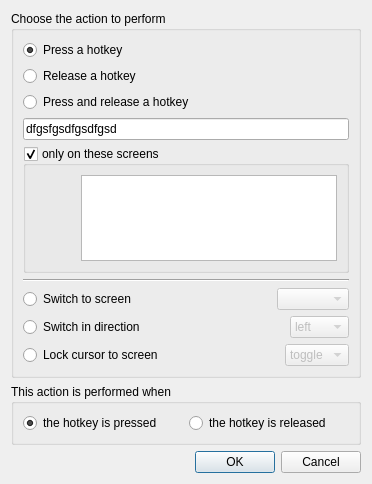
<ui version="4.0" >
 <class>ActionDialogBase</class>
 <widget class="QDialog" name="ActionDialogBase" >
  <property name="geometry" >
   <rect>
    <x>0</x>
    <y>0</y>
    <width>372</width>
    <height>484</height>
   </rect>
  </property>
  <property name="windowTitle" >
   <string>Configure action</string>
  </property>
  <layout class="QVBoxLayout" >
   <item>
    <widget class="QGroupBox" name="m_pGroupType" >
     <property name="title" >
      <string>Choose the action to perform</string>
     </property>
     <layout class="QVBoxLayout" >
      <item>
       <widget class="QRadioButton" name="m_pRadioPress" >
        <property name="text" >
         <string>Press a hotkey</string>
        </property>
        <property name="checked" >
         <bool>true</bool>
        </property>
       </widget>
      </item>
      <item>
       <widget class="QRadioButton" name="m_pRadioRelease" >
        <property name="text" >
         <string>Release a hotkey</string>
        </property>
       </widget>
      </item>
      <item>
       <widget class="QRadioButton" name="m_pRadioPressAndRelease" >
        <property name="text" >
         <string>Press and release a hotkey</string>
        </property>
       </widget>
      </item>
      <item>
       <widget class="KeySequenceWidget" name="m_pKeySequenceWidgetHotkey" >
        <property name="sizePolicy" >
         <sizepolicy vsizetype="Fixed" hsizetype="Expanding" >
          <horstretch>1</horstretch>
          <verstretch>0</verstretch>
         </sizepolicy>
        </property>
        <property name="minimumSize" >
         <size>
          <width>256</width>
          <height>0</height>
         </size>
        </property>
        <property name="text" >
         <string>dfgsfgsdfgsdfgsd</string>
        </property>
       </widget>
      </item>
      <item>
       <widget class="QGroupBox" name="m_pGroupBoxScreens" >
        <property name="title" >
         <string>only on these screens</string>
        </property>
        <property name="flat" >
         <bool>true</bool>
        </property>
        <property name="checkable" >
         <bool>true</bool>
        </property>
        <layout class="QHBoxLayout" >
         <item>
          <spacer>
           <property name="orientation" >
            <enum>Qt::Horizontal</enum>
           </property>
           <property name="sizeHint" >
            <size>
             <width>40</width>
             <height>20</height>
            </size>
           </property>
          </spacer>
         </item>
         <item>
          <widget class="QListWidget" name="m_pListScreens" >
           <property name="minimumSize" >
            <size>
             <width>128</width>
             <height>64</height>
            </size>
           </property>
           <property name="selectionMode" >
            <enum>QAbstractItemView::ExtendedSelection</enum>
           </property>
          </widget>
         </item>
        </layout>
       </widget>
      </item>
      <item>
       <widget class="Line" name="line" >
        <property name="orientation" >
         <enum>Qt::Horizontal</enum>
        </property>
       </widget>
      </item>
      <item>
       <layout class="QHBoxLayout" >
        <item>
         <widget class="QRadioButton" name="m_pRadioSwitchToScreen" >
          <property name="text" >
           <string>Switch to screen</string>
          </property>
         </widget>
        </item>
        <item>
         <spacer>
          <property name="orientation" >
           <enum>Qt::Horizontal</enum>
          </property>
          <property name="sizeHint" >
           <size>
            <width>40</width>
            <height>20</height>
           </size>
          </property>
         </spacer>
        </item>
        <item>
         <widget class="QComboBox" name="m_pComboSwitchToScreen" >
          <property name="enabled" >
           <bool>false</bool>
          </property>
         </widget>
        </item>
       </layout>
      </item>
      <item>
       <layout class="QHBoxLayout" >
        <item>
         <widget class="QRadioButton" name="m_pRadioSwitchInDirection" >
          <property name="text" >
           <string>Switch in direction</string>
          </property>
         </widget>
        </item>
        <item>
         <spacer>
          <property name="orientation" >
           <enum>Qt::Horizontal</enum>
          </property>
          <property name="sizeHint" >
           <size>
            <width>40</width>
            <height>20</height>
           </size>
          </property>
         </spacer>
        </item>
        <item>
         <widget class="QComboBox" name="m_pComboSwitchInDirection" >
          <property name="enabled" >
           <bool>false</bool>
          </property>
          <item>
           <property name="text" >
            <string>left</string>
           </property>
          </item>
          <item>
           <property name="text" >
            <string>right</string>
           </property>
          </item>
          <item>
           <property name="text" >
            <string>up</string>
           </property>
          </item>
          <item>
           <property name="text" >
            <string>down</string>
           </property>
          </item>
         </widget>
        </item>
       </layout>
      </item>
      <item>
       <layout class="QHBoxLayout" >
        <item>
         <widget class="QRadioButton" name="m_pRadioLockCursorToScreen" >
          <property name="text" >
           <string>Lock cursor to screen</string>
          </property>
         </widget>
        </item>
        <item>
         <spacer>
          <property name="orientation" >
           <enum>Qt::Horizontal</enum>
          </property>
          <property name="sizeHint" >
           <size>
            <width>40</width>
            <height>20</height>
           </size>
          </property>
         </spacer>
        </item>
        <item>
         <widget class="QComboBox" name="m_pComboLockCursorToScreen" >
          <property name="enabled" >
           <bool>false</bool>
          </property>
          <item>
           <property name="text" >
            <string>toggle</string>
           </property>
          </item>
          <item>
           <property name="text" >
            <string>on</string>
           </property>
          </item>
          <item>
           <property name="text" >
            <string>off</string>
           </property>
          </item>
         </widget>
        </item>
       </layout>
      </item>
     </layout>
    </widget>
   </item>
   <item>
    <widget class="QGroupBox" name="groupBox_2" >
     <property name="title" >
      <string>This action is performed when</string>
     </property>
     <layout class="QHBoxLayout" >
      <item>
       <widget class="QRadioButton" name="m_pRadioHotkeyPressed" >
        <property name="text" >
         <string>the hotkey is pressed</string>
        </property>
        <property name="checked" >
         <bool>true</bool>
        </property>
       </widget>
      </item>
      <item>
       <widget class="QRadioButton" name="m_pRadioHotkeyReleased" >
        <property name="text" >
         <string>the hotkey is released</string>
        </property>
       </widget>
      </item>
     </layout>
    </widget>
   </item>
   <item>
    <widget class="QDialogButtonBox" name="buttonBox" >
     <property name="orientation" >
      <enum>Qt::Horizontal</enum>
     </property>
     <property name="standardButtons" >
      <set>QDialogButtonBox::Cancel|QDialogButtonBox::NoButton|QDialogButtonBox::Ok</set>
     </property>
    </widget>
   </item>
  </layout>
 </widget>
 <customwidgets>
  <customwidget>
   <class>KeySequenceWidget</class>
   <extends>QLineEdit</extends>
   <header>KeySequenceWidget.h</header>
  </customwidget>
 </customwidgets>
 <resources/>
 <connections>
  <connection>
   <sender>buttonBox</sender>
   <signal>accepted()</signal>
   <receiver>ActionDialogBase</receiver>
   <slot>accept()</slot>
   <hints>
    <hint type="sourcelabel" >
     <x>245</x>
     <y>474</y>
    </hint>
    <hint type="destinationlabel" >
     <x>157</x>
     <y>274</y>
    </hint>
   </hints>
  </connection>
  <connection>
   <sender>buttonBox</sender>
   <signal>rejected()</signal>
   <receiver>ActionDialogBase</receiver>
   <slot>reject()</slot>
   <hints>
    <hint type="sourcelabel" >
     <x>313</x>
     <y>474</y>
    </hint>
    <hint type="destinationlabel" >
     <x>286</x>
     <y>274</y>
    </hint>
   </hints>
  </connection>
  <connection>
   <sender>m_pGroupType</sender>
   <signal>toggled(bool)</signal>
   <receiver>m_pKeySequenceWidgetHotkey</receiver>
   <slot>setDisabled(bool)</slot>
   <hints>
    <hint type="sourcelabel" >
     <x>104</x>
     <y>194</y>
    </hint>
    <hint type="destinationlabel" >
     <x>110</x>
     <y>132</y>
    </hint>
   </hints>
  </connection>
  <connection>
   <sender>m_pRadioSwitchInDirection</sender>
   <signal>toggled(bool)</signal>
   <receiver>m_pKeySequenceWidgetHotkey</receiver>
   <slot>setDisabled(bool)</slot>
   <hints>
    <hint type="sourcelabel" >
     <x>118</x>
     <y>322</y>
    </hint>
    <hint type="destinationlabel" >
     <x>81</x>
     <y>129</y>
    </hint>
   </hints>
  </connection>
  <connection>
   <sender>m_pRadioLockCursorToScreen</sender>
   <signal>toggled(bool)</signal>
   <receiver>m_pKeySequenceWidgetHotkey</receiver>
   <slot>setDisabled(bool)</slot>
   <hints>
    <hint type="sourcelabel" >
     <x>101</x>
     <y>353</y>
    </hint>
    <hint type="destinationlabel" >
     <x>68</x>
     <y>126</y>
    </hint>
   </hints>
  </connection>
  <connection>
   <sender>m_pRadioPress</sender>
   <signal>toggled(bool)</signal>
   <receiver>m_pKeySequenceWidgetHotkey</receiver>
   <slot>setEnabled(bool)</slot>
   <hints>
    <hint type="sourcelabel" >
     <x>48</x>
     <y>48</y>
    </hint>
    <hint type="destinationlabel" >
     <x>45</x>
     <y>129</y>
    </hint>
   </hints>
  </connection>
  <connection>
   <sender>m_pRadioRelease</sender>
   <signal>toggled(bool)</signal>
   <receiver>m_pKeySequenceWidgetHotkey</receiver>
   <slot>setEnabled(bool)</slot>
   <hints>
    <hint type="sourcelabel" >
     <x>135</x>
     <y>70</y>
    </hint>
    <hint type="destinationlabel" >
     <x>148</x>
     <y>125</y>
    </hint>
   </hints>
  </connection>
  <connection>
   <sender>m_pRadioPressAndRelease</sender>
   <signal>toggled(bool)</signal>
   <receiver>m_pKeySequenceWidgetHotkey</receiver>
   <slot>setEnabled(bool)</slot>
   <hints>
    <hint type="sourcelabel" >
     <x>194</x>
     <y>100</y>
    </hint>
    <hint type="destinationlabel" >
     <x>201</x>
     <y>125</y>
    </hint>
   </hints>
  </connection>
  <connection>
   <sender>m_pRadioSwitchToScreen</sender>
   <signal>toggled(bool)</signal>
   <receiver>m_pComboSwitchToScreen</receiver>
   <slot>setEnabled(bool)</slot>
   <hints>
    <hint type="sourcelabel" >
     <x>148</x>
     <y>291</y>
    </hint>
    <hint type="destinationlabel" >
     <x>350</x>
     <y>290</y>
    </hint>
   </hints>
  </connection>
  <connection>
   <sender>m_pRadioSwitchInDirection</sender>
   <signal>toggled(bool)</signal>
   <receiver>m_pComboSwitchInDirection</receiver>
   <slot>setEnabled(bool)</slot>
   <hints>
    <hint type="sourcelabel" >
     <x>158</x>
     <y>322</y>
    </hint>
    <hint type="destinationlabel" >
     <x>350</x>
     <y>321</y>
    </hint>
   </hints>
  </connection>
  <connection>
   <sender>m_pRadioLockCursorToScreen</sender>
   <signal>toggled(bool)</signal>
   <receiver>m_pComboLockCursorToScreen</receiver>
   <slot>setEnabled(bool)</slot>
   <hints>
    <hint type="sourcelabel" >
     <x>180</x>
     <y>353</y>
    </hint>
    <hint type="destinationlabel" >
     <x>350</x>
     <y>352</y>
    </hint>
   </hints>
  </connection>
  <connection>
   <sender>m_pRadioPress</sender>
   <signal>toggled(bool)</signal>
   <receiver>m_pGroupBoxScreens</receiver>
   <slot>setEnabled(bool)</slot>
   <hints>
    <hint type="sourcelabel" >
     <x>25</x>
     <y>47</y>
    </hint>
    <hint type="destinationlabel" >
     <x>33</x>
     <y>155</y>
    </hint>
   </hints>
  </connection>
  <connection>
   <sender>m_pRadioSwitchToScreen</sender>
   <signal>toggled(bool)</signal>
   <receiver>m_pGroupBoxScreens</receiver>
   <slot>setDisabled(bool)</slot>
   <hints>
    <hint type="sourcelabel" >
     <x>48</x>
     <y>278</y>
    </hint>
    <hint type="destinationlabel" >
     <x>98</x>
     <y>153</y>
    </hint>
   </hints>
  </connection>
  <connection>
   <sender>m_pRadioRelease</sender>
   <signal>toggled(bool)</signal>
   <receiver>m_pGroupBoxScreens</receiver>
   <slot>setEnabled(bool)</slot>
   <hints>
    <hint type="sourcelabel" >
     <x>264</x>
     <y>67</y>
    </hint>
    <hint type="destinationlabel" >
     <x>241</x>
     <y>158</y>
    </hint>
   </hints>
  </connection>
  <connection>
   <sender>m_pRadioPressAndRelease</sender>
   <signal>toggled(bool)</signal>
   <receiver>m_pGroupBoxScreens</receiver>
   <slot>setEnabled(bool)</slot>
   <hints>
    <hint type="sourcelabel" >
     <x>286</x>
     <y>98</y>
    </hint>
    <hint type="destinationlabel" >
     <x>290</x>
     <y>156</y>
    </hint>
   </hints>
  </connection>
  <connection>
   <sender>m_pRadioSwitchInDirection</sender>
   <signal>toggled(bool)</signal>
   <receiver>m_pGroupBoxScreens</receiver>
   <slot>setDisabled(bool)</slot>
   <hints>
    <hint type="sourcelabel" >
     <x>38</x>
     <y>313</y>
    </hint>
    <hint type="destinationlabel" >
     <x>64</x>
     <y>195</y>
    </hint>
   </hints>
  </connection>
  <connection>
   <sender>m_pRadioLockCursorToScreen</sender>
   <signal>toggled(bool)</signal>
   <receiver>m_pGroupBoxScreens</receiver>
   <slot>setDisabled(bool)</slot>
   <hints>
    <hint type="sourcelabel" >
     <x>48</x>
     <y>339</y>
    </hint>
    <hint type="destinationlabel" >
     <x>79</x>
     <y>234</y>
    </hint>
   </hints>
  </connection>
  <connection>
   <sender>m_pRadioSwitchToScreen</sender>
   <signal>toggled(bool)</signal>
   <receiver>m_pKeySequenceWidgetHotkey</receiver>
   <slot>setDisabled(bool)</slot>
   <hints>
    <hint type="sourcelabel" >
     <x>84</x>
     <y>280</y>
    </hint>
    <hint type="destinationlabel" >
     <x>185</x>
     <y>123</y>
    </hint>
   </hints>
  </connection>
 </connections>
</ui>
